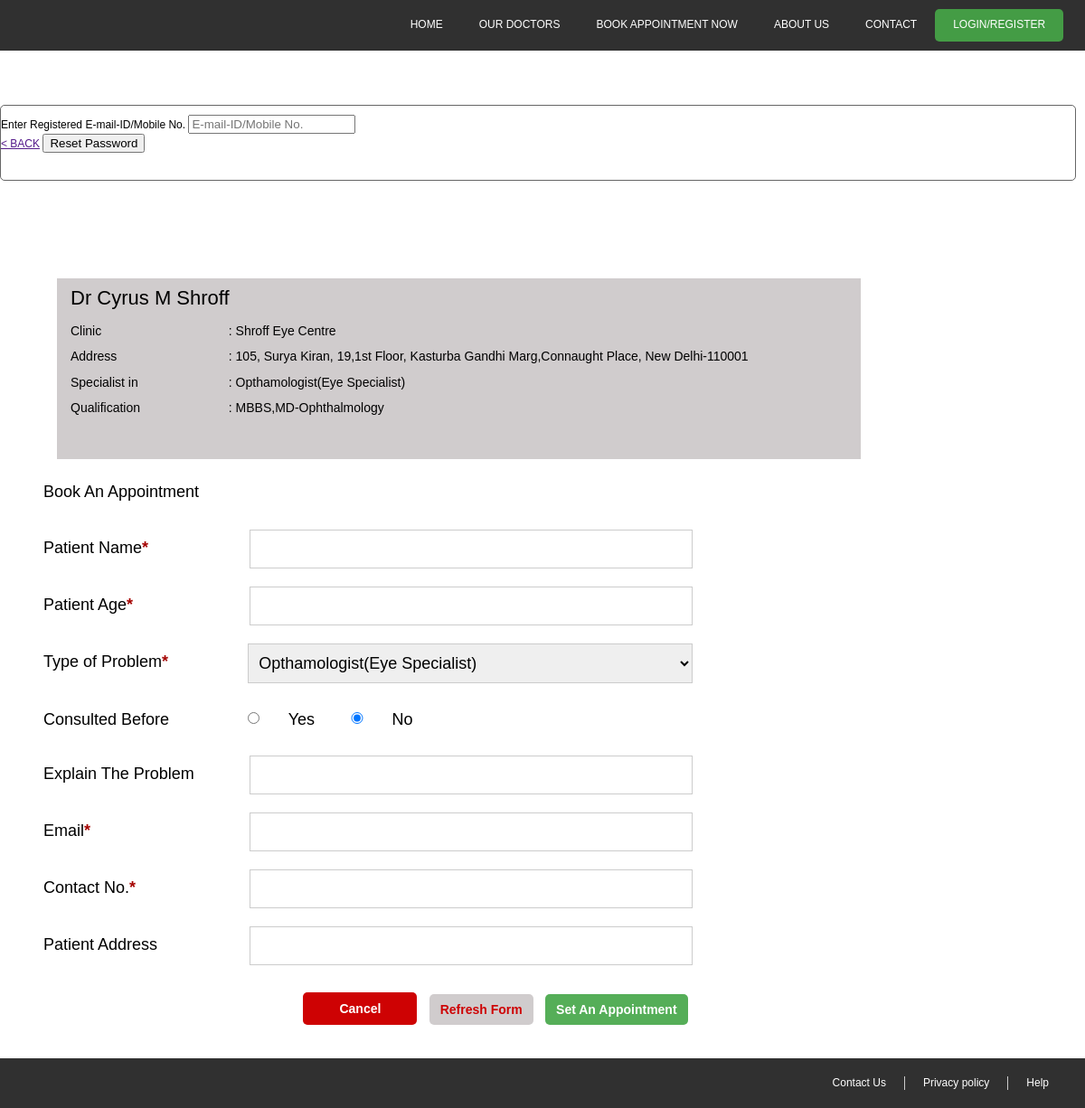
Page /appointment3.php?sid=90721 on the committed database.
### tables this page shows
CREATE TABLE `doctors` (
  `d_id` int(100) NOT NULL,
  `d_name` varchar(256) NOT NULL,
  `d_type` enum('doctor','dentist') NOT NULL DEFAULT 'doctor',
  `cat_id` int(100) NOT NULL,
  `d_spec` varchar(256) NOT NULL,
  `d_qual` varchar(256) NOT NULL,
  `d_clname` varchar(256) NOT NULL,
  `d_claddr` varchar(256) NOT NULL,
  `d_latitude` varchar(256) NOT NULL,
  `d_longitude` varchar(256) NOT NULL,
  `d_pin` int(6) NOT NULL,
  `available_in_morn_from` varchar(256) NOT NULL,
  `available_in_morn_to` varchar(256) NOT NULL,
  `available_in_eve_from` varchar(256) NOT NULL,
  `available_in_eve_to` varchar(256) NOT NULL,
  `appoi_time_minuts` int(30) NOT NULL
);

CREATE TABLE `doctor_category` (
  `cat_id` int(100) NOT NULL,
  `cat_name` varchar(256) NOT NULL,
  `type` enum('doctor','dentist') NOT NULL DEFAULT 'doctor'
);

### appointment3.php (the view, shortened to what this page needs)
<?php include('header.php');?>
<?php
if(isset($_GET['sid']))
{
	$sid=$_GET['sid'];
	$sql="SELECT * FROM `slot_availability` WHERE `slot_id` = '$sid'";
        $res=mysqli_query($connection, $sql);
	$row=mysqli_fetch_assoc($res);
        $did=$row['doctor_id'];
	$sql="SELECT * FROM `doctors` WHERE `d_id` = '$did'";
	$res=mysqli_query($connection, $sql);
	$row=mysqli_fetch_assoc($res);
	$catid=$row['cat_id'];
	$doctor_name=$row['d_name'];
	$d_qual=$row['d_qual'];
	$d_clname=$row['d_clname'];
	$d_claddr=$row['d_claddr'];
	$sqlcat="SELECT * FROM `doctor_category` WHERE `cat_id` = '$catid'";
	$rescat=mysqli_query($connection, $sqlcat);
	$rowcat=mysqli_fetch_assoc($rescat);
        $cat_name=$rowcat['cat_name'];
}else
{
	exit();
}
?>
	<link rel="stylesheet" type="text/css" href="css/appointment.css">
	<link rel="stylesheet" type="text/css" href="css/mobile.css">
	<div class="main">
		<div class="midWrap">
			<div class="bodyWrap">
				<div class="profile">
					<div class="details">
						<h2><?php echo $doctor_name;?></h2>
						<div class="leftdetail">
							<p>Clinic</p>
							<p>Address</p>
							<p>Specialist in</p>
							<p>Qualification</p>
						</div>
						<div class="leftdetail2">
							<p>: <?php echo $d_clname
	                                                    ;?>
							</p>
							<p>: <?php echo $d_claddr
	                                                     ;?>
							</p>
							<p>: <?php echo $cat_name
	                                                     ;?>
							</p>
							<p>: <?php echo $d_qual
	                                                     ;?>
							</p>
						</div>
					</div>
				</div>
				<div class="Wrapper">
				<form action="appointment3_submit.php" method="post" accept-charset="utf-8">
					<div class="formBox">
						<p>Book An Appointment</p>
						<label>Patient Name<span>*</span>
						<input type="text" name="patname_name" value="" required="required"></label>
						<label for="age">Patient Age<span>*</span>
						<input type="text" name="patage_age" required="required" pattern="^\d{1,3}$" max="110"></label>
						<label>Type of Problem<span>*</span>
							<select name="category" id="category">
							<?php
							$sql="SELECT * FROM `doctor_category`";
							$res=mysqli_query($connection, $sql);
							while($row=mysqli_fetch_assoc($res))
							{
								$cat_name=$row['cat_name'];
							?>
						<option value="<?php echo $cat_name;?>"><?php echo $cat_name;?></option>
						<?php }?>
						</select></label>
						<label class="newclick">Consulted Before</label>
						<label class="click">
						<input type="radio" value="yes" name="cosult_option">Yes</label>
						<label class="click">
						<input type="radio" value="no" name="cosult_option" checked="checked">No</label>
						<label>Explain The Problem
						<input type="text" name="explain_submit" value=""></label>
						<label>Email<span>*</span>
						<input type="email" name="email_submit" value="" required="required"></label>
						<label>Contact No.<span>*</span>
						<input type="text" name="contact_submit" pattern="[789][0-9]{9}" value="" required="required"></label>
						<label>Patient Address
						<input type="text" name="pataddress_submit" value=""></label>
						<ul class="submit">
							<li class="red">
								<a href="<?php echo $_SERVER['HTTP_REFERER']?>" title="">Cancel</a>
							</li>
							<li class="grey">
								<input type="reset" name="" value="Refresh Form">
							</li>
							<li class="green">
								<input type="submit" name="Submit" value="Set An Appointment">
							</li>
						</ul>
					</div>
				</form>
				</div>
			</div>
		</div>
	</div>
<?php include('footer.php');?>

### index.css (style rules this page uses)
html, body, div, span, applet, object, iframe, h1, h2, h3, h4, h5, h6, p, blockquote, pre, a, abbr, acronym, address, big, cite, code, del, dfn, em, img, ins, kbd, q, s, samp, small, strike, strong, sub, sup, tt, var, b, u, i, center, dl, dt, dd, ol, ul, li, fieldset, form, label, legend, table, caption, tbody, tfoot, thead, tr, th, td, article, aside, canvas, details, embed, figure, figcaption, footer, header, hgroup, menu, nav, output, ruby, section, summary, time, mark, audio, video { margin: 0; padding: 0; border: 0; font-size: 100%; font: inherit; vertical-align: baseline; }
body { line-height: 1.3; font-size: 12px; font-family: "Arial", sans sarif; }
ol, ul { list-style: none; }
.midWrap { max-width: 1200px; margin: auto; }

### header.css (style rules this page uses)
.details { float: left; width: 94%; margin: 20px 0 0 0; padding: 0 3%; }

### appointment.css (style rules this page uses)
body { margin: 0; background-color: #fff; font-family: arial; }
.main { float: left; width: 100%; }
.midWrap { max-width: 1200px; margin: auto; }
.bodyWrap { float: left; width: 92%; padding: 1% 4%; background-color: #fff; }
.profile { float: left; width: 100%; }
.details { float: left; width: calc(100% - 230px); margin: 0 0 0 15px; height: 200px !important; padding: 0 0 0 15px; background-color: #D0CCCD; }
.details h2 { float: left; width: 100%; font-weight: normal; margin: 8px 0; font-size: 22px; }
.leftdetail, .leftdetail2 { float: left; width: 20%; }
.leftdetail p, .leftdetail2 p { float: left; width: 100%; margin: 5px 0; font-size: 14px; }
.leftdetail2 { float: left; width: 80%; }
.Wrapper { float: left; width: 100%; margin: 15px 0 0 0; }
.Wrapper form { float: left; width: 100%; }
.formBox { float: left; width: 65%; }
.formBox p { float: left; width: 100%; font-size: 18px; margin: 10px 0 20px 0; }
.formBox span { color: #A50300; font-weight: bold; }
.formBox label { float: left; width: 100%; font-size: 18px; padding: 10px 0; line-height: 40px; }
.formBox label input, select { float: right; width: 67%; padding: 10px 0 10px 1%; border: solid 1px #ccc; font-size: 18px; }
.formBox label select { width: 68.5%; }
.newclick { width: 27% !important; }
.click { float: left; width: 16% !important; }
.click input { float: left !important; margin: 12px 0 0 0; }
.submit { float: left; width: 100%; margin: 20px 0; padding: 0; list-style: none; text-align: right; display: block; }
.submit li { display: inline-block; margin: 0 5px; text-align: center; }
.submit li input { float: left; padding: 9px 12px; border-radius: 5px; margin: 0; font-family: arial; font-size: 14px; font-weight: bold; border: none; cursor: pointer; font-size: 14px; }
.grey input { background-color: #D0CCCD; color: #CE0203; }
.submit li a { text-decoration: none; float: left; font-size: 14px; font-weight: bold; color: #fff; background-color: #CE0203; padding: 9px 40px; text-align: center; width: calc(100% - 80px); border-radius: 5px; }
.green input { background-color: #55AE58; color: #fff; }

### rows in the picture
doctors: d_name "Dr Cyrus M Shroff", d_clname "Shroff Eye Centre", d_claddr "105, Surya Kiran, 19,1st Floor, Kasturba Gandhi Marg,Connaught Place, New Delhi-110001", d_qual "MBBS,MD-Ophthalmology"
doctor_category: cat_name "Opthamologist(Eye Specialist)"

### other values in the picture
form field category "Opthamologist(Eye Specialist)"
